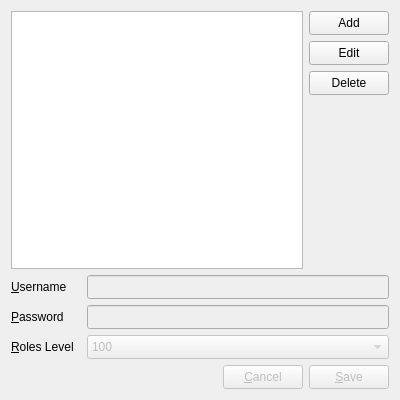
<?xml version="1.0" encoding="UTF-8"?>
<ui version="4.0">
 <class>Account</class>
 <widget class="QWidget" name="Account">
  <property name="geometry">
   <rect>
    <x>0</x>
    <y>0</y>
    <width>400</width>
    <height>400</height>
   </rect>
  </property>
  <property name="minimumSize">
   <size>
    <width>400</width>
    <height>400</height>
   </size>
  </property>
  <property name="windowTitle">
   <string>User Account</string>
  </property>
  <property name="windowIcon">
   <iconset resource="../resources/res.qrc">
    <normaloff>:/toolbar/account-icon.png</normaloff>:/toolbar/account-icon.png</iconset>
  </property>
  <layout class="QVBoxLayout" name="verticalLayout_2">
   <item>
    <layout class="QHBoxLayout" name="horizontalLayout_2">
     <item>
      <widget class="QTableView" name="tableView"/>
     </item>
     <item>
      <layout class="QVBoxLayout" name="verticalLayout">
       <item>
        <widget class="QPushButton" name="pushButtonAdd">
         <property name="minimumSize">
          <size>
           <width>0</width>
           <height>24</height>
          </size>
         </property>
         <property name="text">
          <string>Add</string>
         </property>
        </widget>
       </item>
       <item>
        <widget class="QPushButton" name="pushButtonEdit">
         <property name="minimumSize">
          <size>
           <width>0</width>
           <height>24</height>
          </size>
         </property>
         <property name="text">
          <string>Edit</string>
         </property>
        </widget>
       </item>
       <item>
        <widget class="QPushButton" name="pushButtonDelete">
         <property name="minimumSize">
          <size>
           <width>0</width>
           <height>24</height>
          </size>
         </property>
         <property name="text">
          <string>Delete</string>
         </property>
        </widget>
       </item>
       <item>
        <spacer name="verticalSpacer">
         <property name="orientation">
          <enum>Qt::Vertical</enum>
         </property>
         <property name="sizeHint" stdset="0">
          <size>
           <width>20</width>
           <height>40</height>
          </size>
         </property>
        </spacer>
       </item>
      </layout>
     </item>
    </layout>
   </item>
   <item>
    <layout class="QHBoxLayout" name="horizontalLayout_3">
     <item>
      <widget class="QLabel" name="label">
       <property name="sizePolicy">
        <sizepolicy hsizetype="Fixed" vsizetype="Preferred">
         <horstretch>0</horstretch>
         <verstretch>0</verstretch>
        </sizepolicy>
       </property>
       <property name="minimumSize">
        <size>
         <width>70</width>
         <height>0</height>
        </size>
       </property>
       <property name="text">
        <string>&amp;Username</string>
       </property>
       <property name="buddy">
        <cstring>lineEdit0acc_username</cstring>
       </property>
      </widget>
     </item>
     <item>
      <widget class="QLineEdit" name="lineEdit0acc_username">
       <property name="enabled">
        <bool>false</bool>
       </property>
       <property name="minimumSize">
        <size>
         <width>0</width>
         <height>24</height>
        </size>
       </property>
       <property name="font">
        <font>
         <pointsize>9</pointsize>
        </font>
       </property>
      </widget>
     </item>
    </layout>
   </item>
   <item>
    <layout class="QHBoxLayout" name="horizontalLayout_4">
     <item>
      <widget class="QLabel" name="label_2">
       <property name="sizePolicy">
        <sizepolicy hsizetype="Fixed" vsizetype="Preferred">
         <horstretch>0</horstretch>
         <verstretch>0</verstretch>
        </sizepolicy>
       </property>
       <property name="minimumSize">
        <size>
         <width>70</width>
         <height>0</height>
        </size>
       </property>
       <property name="text">
        <string>&amp;Password</string>
       </property>
       <property name="buddy">
        <cstring>lineEdit0acc_password</cstring>
       </property>
      </widget>
     </item>
     <item>
      <widget class="QLineEdit" name="lineEdit0acc_password">
       <property name="enabled">
        <bool>false</bool>
       </property>
       <property name="minimumSize">
        <size>
         <width>0</width>
         <height>24</height>
        </size>
       </property>
       <property name="font">
        <font>
         <pointsize>9</pointsize>
        </font>
       </property>
       <property name="echoMode">
        <enum>QLineEdit::Password</enum>
       </property>
      </widget>
     </item>
    </layout>
   </item>
   <item>
    <layout class="QHBoxLayout" name="horizontalLayout_5">
     <item>
      <widget class="QLabel" name="label_3">
       <property name="sizePolicy">
        <sizepolicy hsizetype="Fixed" vsizetype="Preferred">
         <horstretch>0</horstretch>
         <verstretch>0</verstretch>
        </sizepolicy>
       </property>
       <property name="minimumSize">
        <size>
         <width>70</width>
         <height>0</height>
        </size>
       </property>
       <property name="text">
        <string>&amp;Roles Level</string>
       </property>
       <property name="buddy">
        <cstring>comboBox0acc_roles_level</cstring>
       </property>
      </widget>
     </item>
     <item>
      <widget class="QComboBox" name="comboBox0acc_roles_level">
       <property name="enabled">
        <bool>false</bool>
       </property>
       <property name="minimumSize">
        <size>
         <width>0</width>
         <height>24</height>
        </size>
       </property>
       <property name="font">
        <font>
         <pointsize>9</pointsize>
        </font>
       </property>
       <item>
        <property name="text">
         <string>100</string>
        </property>
       </item>
       <item>
        <property name="text">
         <string>400</string>
        </property>
       </item>
       <item>
        <property name="text">
         <string>800</string>
        </property>
       </item>
       <item>
        <property name="text">
         <string>999</string>
        </property>
       </item>
      </widget>
     </item>
    </layout>
   </item>
   <item>
    <layout class="QHBoxLayout" name="horizontalLayout_6">
     <item>
      <spacer name="horizontalSpacer">
       <property name="orientation">
        <enum>Qt::Horizontal</enum>
       </property>
       <property name="sizeHint" stdset="0">
        <size>
         <width>40</width>
         <height>20</height>
        </size>
       </property>
      </spacer>
     </item>
     <item>
      <widget class="QPushButton" name="pushButtonCancel">
       <property name="enabled">
        <bool>false</bool>
       </property>
       <property name="minimumSize">
        <size>
         <width>0</width>
         <height>24</height>
        </size>
       </property>
       <property name="text">
        <string>&amp;Cancel</string>
       </property>
      </widget>
     </item>
     <item>
      <widget class="QPushButton" name="pushButtonSave">
       <property name="enabled">
        <bool>false</bool>
       </property>
       <property name="minimumSize">
        <size>
         <width>0</width>
         <height>24</height>
        </size>
       </property>
       <property name="text">
        <string>&amp;Save</string>
       </property>
      </widget>
     </item>
    </layout>
   </item>
  </layout>
 </widget>
 <tabstops>
  <tabstop>pushButtonAdd</tabstop>
  <tabstop>pushButtonEdit</tabstop>
  <tabstop>pushButtonDelete</tabstop>
  <tabstop>lineEdit0acc_username</tabstop>
  <tabstop>lineEdit0acc_password</tabstop>
  <tabstop>comboBox0acc_roles_level</tabstop>
  <tabstop>pushButtonSave</tabstop>
  <tabstop>pushButtonCancel</tabstop>
  <tabstop>tableView</tabstop>
 </tabstops>
 <resources>
  <include location="../resources/res.qrc"/>
 </resources>
 <connections/>
</ui>
